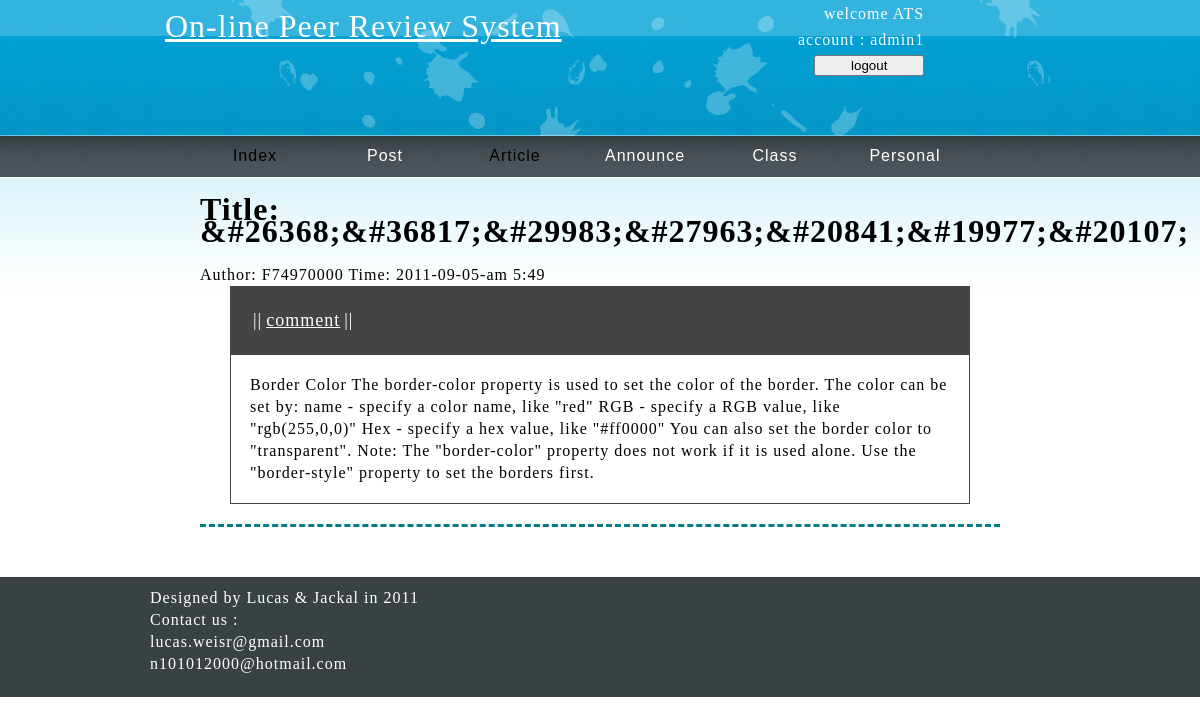
The app's page /include/artical.php?aid=4 (signed in) with its own data.
### tables this page shows
CREATE TABLE IF NOT EXISTS `artical` (
  `artical_id` int(11) NOT NULL AUTO_INCREMENT,
  `editor` int(11) NOT NULL,
  `title` text,
  `contents` text NOT NULL,
  `cover_letter` text NOT NULL,
  `time` int(11) NOT NULL,
  `class` int(11) NOT NULL,
  `father_artical` smallint(6) NOT NULL,
  PRIMARY KEY (`artical_id`)
);

### include/artical.php (the view, shortened to what this page needs)
<?php
$aid = $_GET['aid'];
$editor = aid2editor($aid);
$user_id = $_SESSION['user_id'];
if ($editor == $user_id) {
	$IS_EDITOR = true;
}else{
	$IS_EDITOR = false;
}
$articals = queryDb("artical", "father_artical", $aid);
$nameKey = constructKey();
foreach ($articals as $artical) {
	$output .= createArticalDiv($artical);
}
?>
<?php
	function queryDb($table, $column, $id){
		$sql = "SELECT * FROM `$table` WHERE $column=$id ORDER BY `time`";
		$result = mysql_query($sql);
		for ($i = 0; $i < mysql_num_rows($result); $i++) {
			$row[$i] = mysql_fetch_array($result, MYSQL_BOTH);
		}
		return $row;
	}
	function createArticalDiv($artical){
		$output .= "<div class='artical'>\n";
		$output .= "\t<div class='infomation'>".infomation($artical['artical_id'])."</div>";
		$output .= "\t<div class='functionList'>".functionList($artical['father_artical'], $artical['artical_id'])."</div>";
		$output .= "\t<p class='paragraph'>{$artical['contents']}</p>\n";
		$output .= "\t<div class='comments'>";
		$output .= createCommentDiv($artical['artical_id']);
		$output .= "\t</div>";
		$output .= "</div>\n";
		return $output;
	}
	function createCommentDiv($id){
		$comments = queryDb("comments","father_artical",$id);
		if (sizeof($comments)==0) {
			return;
		}
		return $output;
	}
	function infomation($aid){
		global $nameKey;
		$sql = "SELECT * FROM `artical` WHERE artical_id=$aid";
		$result = mysql_query($sql);
		$row = mysql_fetch_array($result);
		$title = $row['title'];
		$author = $row['editor'];
		$time = date('Y-m-d-a g:i',$row['time']);
		$output .= "<h1>Title: $title </h1>";
		$output .= "<span>Author: ".$nameKey[$author]." </span>";
		$output .= "<span>Time: $time </span>";
		return $output;
	}
	function functionList($father_artical, $artical_id){
		$output .= "<table>";
		$output .= "<tr>";
		global $IS_EDITOR;
		if ($IS_EDITOR) {
			$output .= "<td> || </td>";
			$output .= "<td><a href='./post_artical.php?father_artical=$father_artical'>re-post</a></td>";
			$output .= "<td> || </td>";
			$output .= "<td><a href='./delete.php?id=$artical_id&type=artical'>Delete</a></td>";
		}else{
			$output .= "<td> || </td>";
			$output .= "<td><a href='./edit_page.php?aid=$artical_id'>comment</a></td>";
		}
		$output .= "<td> || </td>";
		$output .= "</tr>";
		$output .= "</table>";
		return $output;
	}
	function aid2editor($aid){
		$sql = "SELECT * FROM `artical` WHERE artical_id=$aid";
		$result = mysql_query($sql);
		$row = mysql_fetch_array($result);
		$editor = $row['editor'];
		return $editor;
	}
	function constructKey(){
		$sql = "SELECT * FROM `user` where 1";
		$result = mysql_query($sql);
		$keyArray = array();
		while($row = mysql_fetch_array($result)){
			$keyArray[$row['ID']] = $row['account'];
			$keyArray[$row['account']] = $row['ID'];
		}
		return $keyArray;
	}
?>
<!DOCTYPE html PUBLIC "-//W3C//DTD XHTML 1.0 Transitional//EN"
"http://www.w3.org/TR/xhtml1/DTD/xhtml1-transitional.dtd">
<html>
<head>
<link rel= "stylesheet " type= "text/css" href="./css/artical.css" />
</head>
<body>
	<div id="main">
		<?php
			require_once('header.php');
		?>
		<div id="articals">
		<?php
			echo $output;
		?>
		</div>
	</div>
	<?php
		require_once('footer.php');
	?>
</body>
</html>

### include/css/artical.css (style rules this page uses)
#articals a:link { color:#fff; }
#articals { margin:auto; width:900px; }
.artical { border-bottom:3px solid teal; border-bottom-style:dashed; padding-bottom:20px; width:800px; margin:auto; }
.functionList { font-size:18px; text-align:right; background:#444; width:700px; color:#fff; padding:20px; margin:auto; }
.paragraph { background:#fff; padding:19px; width:700px; margin:auto; border:1px #444 solid; }

### include/css/header.css (style rules this page uses)
body { letter-spacing:1px; line-height:22px; margin:0; background:url('../../img/img01.jpg') repeat-x; }
#main { margin:auto; width:900px; }

### records on screen
artical: title "&#26368;&#36817;&#29983;&#27963;&#20841;&#19977;&#20107;", editor "F74970000", time "2011-09-05-am 5:49", contents "Border Color The border-color property is used to set the color of the border. The color can be set by: name - specify a color name, like \"red\" RGB - specify a RGB value, like \"rgb(255,0,0)\" Hex - specify a hex value, like \"#ff0000\" You can also set the border color to \"transparent\". Note: The \"border-color\" property does not work if it is used alone. Use the \"border-style\" property to set the borders first."

### other values on screen
$username "admin1"
